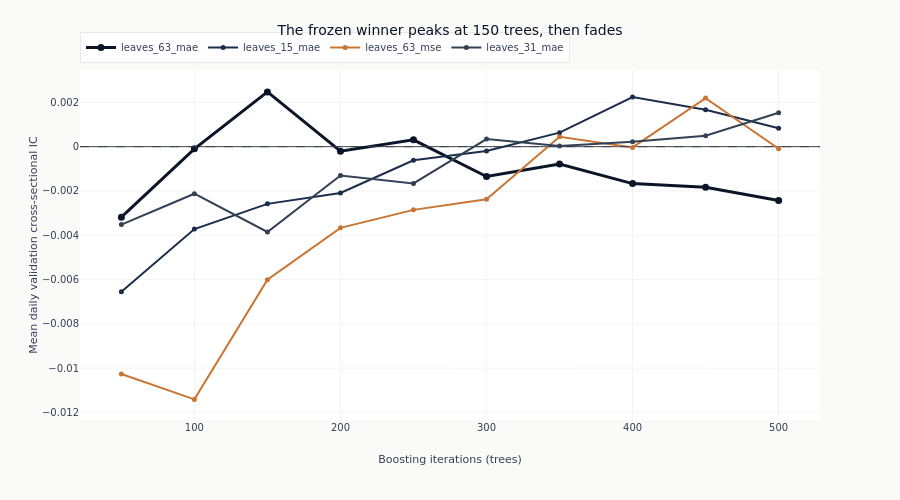

Notebook cell for this chart:
### Markdown cell above
## 5. Learning Curves

The four leading configurations show whether additional trees stabilize or
erode validation ranking. All values are frozen v3.0 metrics; a retrain against
the corrected feature vintage belongs to the v3.1 results batch.

### Code cell
all_curves = pl.DataFrame([c for r in results for c in r["learning_curves"]])
leaders = [r["config_name"] for r in full_results[:4]]
line_colors = [COLORS["blue"], COLORS["slate"], COLORS["copper"], COLORS["neutral"]]
fig_curves = go.Figure()
for rank, config_name in enumerate(leaders):
    curve = all_curves.filter(pl.col("config") == config_name).sort("iteration")
    fig_curves.add_trace(
        go.Scatter(
            x=curve["iteration"],
            y=curve["ic_mean"],
            mode="lines+markers",
            name=config_name,
            line=dict(color=line_colors[rank], width=3 if rank == 0 else 2),
            marker=dict(size=7 if rank == 0 else 5),
        )
    )
fig_curves.add_hline(y=0, line_color=COLORS["neutral"], line_dash="dash", line_width=1)
fig_curves.update_layout(
    title=f"The frozen winner peaks at {best['best_iter']} trees, then fades",
    height=500,
    width=900,
    margin=dict(t=70),
    legend=dict(orientation="h", yanchor="bottom", y=1.02, xanchor="left", x=0),
)
fig_curves.update_xaxes(title_text="Boosting iterations (trees)")
fig_curves.update_yaxes(title_text="Mean daily validation cross-sectional IC")
fig_curves.show()

### Figure 1 — Plotly figure (JSON) as saved in the notebook; plotly's stock layout.template omitted (floating-point values rounded to 4 significant figures)
{"data": [{"line": {"color": "#0a1628", "width": 3}, "marker": {"size": 7}, "mode": "lines+markers", "name": "leaves_63_mae", "type": "scatter", "x": [50, 100, 150, 200, 250, 300, 350, 400, 450, 500], "y": [-0.003185, -9.617e-05, 0.002474, -0.0002033, 0.0003075, -0.001346, -0.0007796, -0.001667, -0.001835, -0.002435]}, {"line": {"color": "#1a2d4a", "width": 2}, "marker": {"size": 5}, "mode": "lines+markers", "name": "leaves_15_mae", "type": "scatter", "x": [50, 100, 150, 200, 250, 300, 350, 400, 450, 500], "y": [-0.006554, -0.003719, -0.002583, -0.00209, -0.0006127, -0.0001953, 0.0006339, 0.002242, 0.001663, 0.0008277]}, {"line": {"color": "#C87533", "width": 2}, "marker": {"size": 5}, "mode": "lines+markers", "name": "leaves_63_mse", "type": "scatter", "x": [50, 100, 150, 200, 250, 300, 350, 400, 450, 500], "y": [-0.01026, -0.01141, -0.006008, -0.003665, -0.002854, -0.002377, 0.0004481, -3.497e-05, 0.002193, -9.18e-05]}, {"line": {"color": "#334155", "width": 2}, "marker": {"size": 5}, "mode": "lines+markers", "name": "leaves_31_mae", "type": "scatter", "x": [50, 100, 150, 200, 250, 300, 350, 400, 450, 500], "y": [-0.003519, -0.002124, -0.003853, -0.0013, -0.001661, 0.0003424, 3.06e-05, 0.0002222, 0.0004962, 0.001531]}], "layout": {"height": 500, "legend": {"orientation": "h", "x": 0, "xanchor": "left", "y": 1.02, "yanchor": "bottom"}, "margin": {"t": 70}, "shapes": [{"line": {"color": "#334155", "dash": "dash", "width": 1}, "type": "line", "x0": 0, "x1": 1, "xref": "x domain", "y0": 0, "y1": 0, "yref": "y"}], "title": {"text": "The frozen winner peaks at 150 trees, then fades"}, "width": 900, "xaxis": {"title": {"text": "Boosting iterations (trees)"}}, "yaxis": {"title": {"text": "Mean daily validation cross-sectional IC"}}}}
